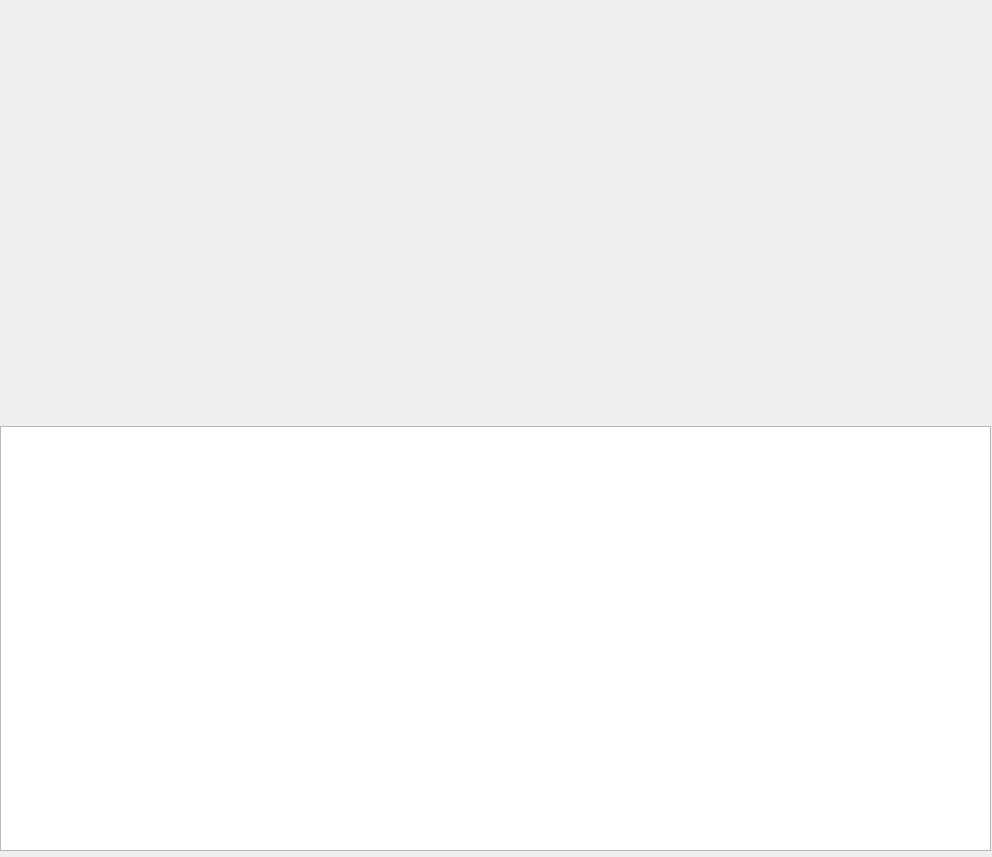
<?xml version="1.0" encoding="UTF-8"?>
<ui version="4.0">
 <class>Form</class>
 <widget class="QWidget" name="Form">
  <property name="geometry">
   <rect>
    <x>0</x>
    <y>0</y>
    <width>992</width>
    <height>857</height>
   </rect>
  </property>
  <property name="windowTitle">
   <string>Form</string>
  </property>
  <widget class="QWidget" name="verticalLayoutWidget">
   <property name="geometry">
    <rect>
     <x>0</x>
     <y>0</y>
     <width>991</width>
     <height>851</height>
    </rect>
   </property>
   <layout class="QVBoxLayout" name="verticalLayout">
    <item>
     <spacer name="verticalSpacer">
      <property name="orientation">
       <enum>Qt::Vertical</enum>
      </property>
      <property name="sizeHint" stdset="0">
       <size>
        <width>20</width>
        <height>40</height>
       </size>
      </property>
     </spacer>
    </item>
    <item>
     <widget class="QTextEdit" name="textEdit"/>
    </item>
   </layout>
  </widget>
 </widget>
 <resources/>
 <connections/>
</ui>
